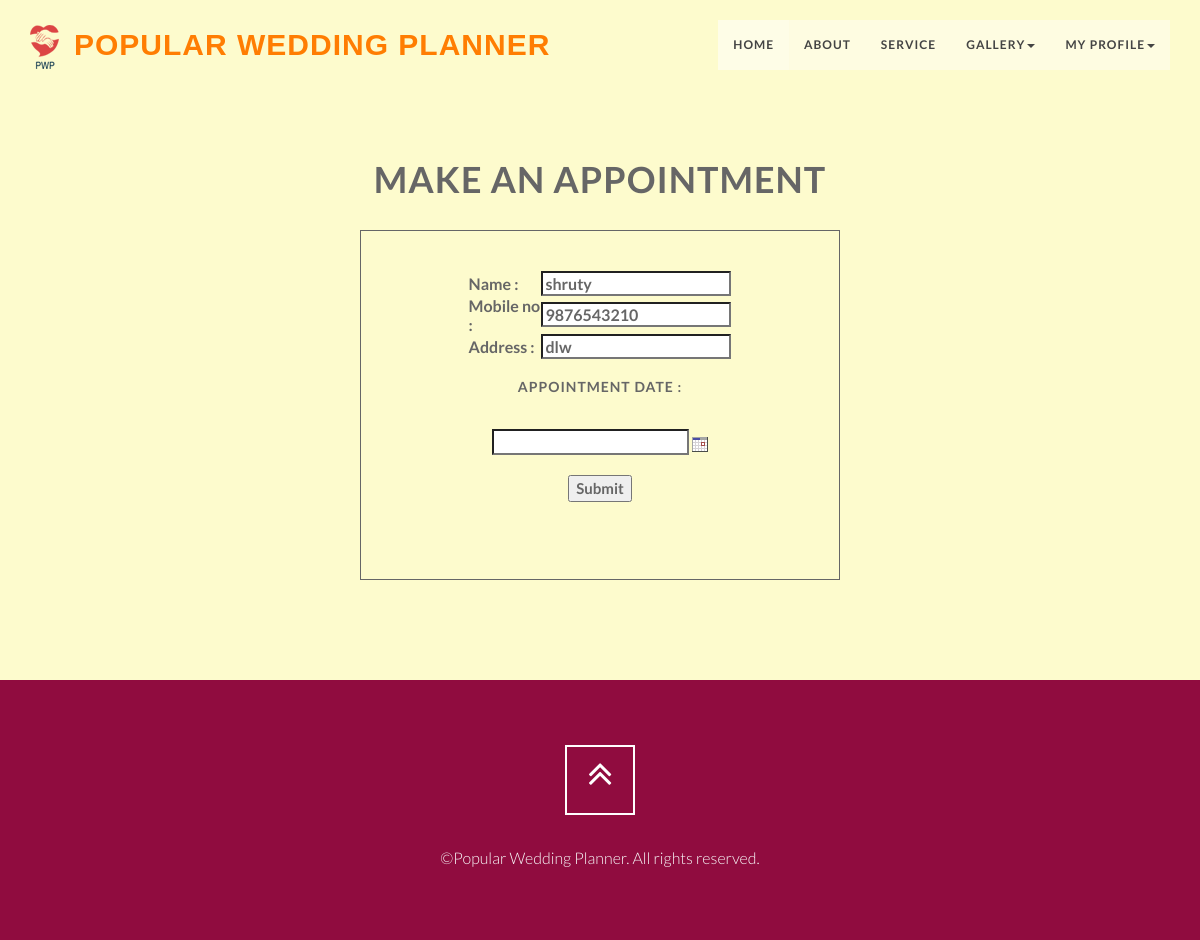
The app's page /date.php (signed in) with its own data.
### tables this page shows
CREATE TABLE `tbl_user` (
  `user_id` int(100) NOT NULL,
  `name` varchar(50) NOT NULL,
  `email` varchar(50) NOT NULL,
  `pass` varchar(20) NOT NULL,
  `gender` varchar(6) NOT NULL,
  `address` varchar(70) NOT NULL,
  `pic` varchar(500) NOT NULL,
  `mob` bigint(10) NOT NULL,
  `dor` date NOT NULL
);

### date.php (the view, shortened to what this page needs)
<?php
$email=$_SESSION['email'];
?>
<html lang="en">
<head>
    <link href="css/bootstrap.min.css" rel="stylesheet" type="text/css">
	<link href="font-awesome/css/font-awesome.min.css" rel="stylesheet" type="text/css">
	<link href="css/animate.css" rel="stylesheet" />
	<link href="css/style.css" rel="stylesheet">
	<link href="color/default.css" rel="stylesheet">
    <link href="css/style1.css" rel="stylesheet" />
</head>
<body id="page-top" data-spy="scroll" data-target=".navbar-custom">
    <nav class="navbar navbar-custom navbar-fixed-top" role="navigation">
        <div class="container">
		<div class="navbar-header page-scroll;" >
                <a class="navbar-brand" href="index.php">
				<img src="pwp.png"></a>
			</div>
            <div class="navbar-header page-scroll">
                <a class="navbar-brand" href="index.php">
                    <h1>Popular Wedding Planner</h1>
                </a>
            </div>
            <div class="collapse navbar-collapse navbar-right navbar-main-collapse">
      <ul class="nav navbar-nav">
        <li class="active"><a href="index.php">Home</a></li>
        <li><a href="about.php">About</a></li>
		<li><a href="doc_view.php">Service</a></li>
		<li class="dropdown">
          <a href="#" class="dropdown-toggle" data-toggle="dropdown">Gallery<b class="caret"></b></a>
        </li>
		<li class="dropdown">
          <a href="#" class="dropdown-toggle" data-toggle="dropdown">My profile<b class="caret"></b></a>
        </li>
      </ul>
            </div>
        </div>
    </nav>
	<br/><br/><br/><br/><br/><br/><br/><br/>
	<h1 align="center">Make an Appointment</h1>
  <div id="outer" >
        <div id="inner">
		 <?php
		 $query1="select * from tbl_user where email='$email'";
         $res1=mysql_query($query1);
         if($row1=mysql_fetch_array($res1,MYSQL_BOTH))
		 ?>
		 <form method="post" action="appointmenttime.php?user_id=<?php echo $row1[0];?>">
		  <br/>
		   <center>
		    <table>
		     <tr><th>Name : </th><th><input type="text" name="name" readonly="readonly" value=<?php echo $row1[1]; ?>></th></tr>
			 <tr><th>Mobile no : </th><th><input type="text" name="mob" readonly="readonly" value=<?php echo $row1[7]; ?>></th></tr>
			 <tr><th>Address : </th><th><input type="text" name="address" readonly="readonly" value=<?php echo $row1[5]; ?>></th></tr>
			 </table></center>
			 <br>
			<center> <input type="hidden" name="todate" id="todate" value="<?php echo $tdate; ?>">
             <h5><b> Appointment Date :</h5></b><label for="select"></label></center>
            <center> <input type="Text" id="demo1" maxlength="25" size="25" onclick="show_alert()" name="dateofbirth" readonly  class="validate[required]"  onchange="CheckDate()"/>
             <img src="cal.gif" onclick="javascript:NewCssCal ('demo1','ddMMyyyy','','','','','future')"  style="cursor:pointer"/></center>
			 <br/>
             <center><b><input type="submit" name="submit" style="font-size:15;"></b></center>
		 </form>
         </div>
     </div>	</br>	</br>	</br>	</br>	</br>
	<footer>
		<div class="container">
			<div class="row">
				<div class="col-md-12 col-lg-12">
					<div class="wow shake" data-wow-delay="0.4s">
					<div class="page-scroll marginbot-30">
						<a href="#intro" id="totop" class="btn btn-circle">
							<i class="fa fa-angle-double-up animated"></i>
						</a>
					</div>
					</div>
					<p>&copy;Popular Wedding Planner. All rights reserved.</p>
				</div>
			</div>
		</div>
	</footer>
</body>
</html>

### css/style.css (style rules this page uses)
body { width: 100%; height: 100%; font-family: 'Lato',sans-serif; font-weight: 300; color: #666; background-color: #fff; }
html { width: 100%; height: 100%; }
h1, h2, h3, h4, h5, h6 { margin: 0 0 30px; text-transform: uppercase; font-family: Lato,sans-serif; font-weight: 700; letter-spacing: 1px; }
p { margin: 0 0 20px; font-size: 16px; line-height: 1.6em; }
a { color: #28c3ab; -webkit-transition: all .2s ease-in-out; -moz-transition: all .2s ease-in-out; transition: all .2s ease-in-out; }
.navbar { margin-bottom: 0; border-bottom: 1px solid rgba(255,255,255,.3); }
.navbar-brand { font-weight: 700; }
.navbar-brand { height: 40px; padding: 5px 15px; font-size: 18px; line-height: 1em; }
.navbar-brand h1 { color: #FF7D02; font-size: 30px; line-height: 40px; font-family:Monotype Corsiva,sans-serif; }
.nav.navbar-nav { background-color: rgba(255,255,255,.4); }
.navbar-custom ul.nav li a { font-size: 12px; letter-spacing: 1px; color: #444; text-transform: uppercase; font-weight: 700; }
.navbar-custom .nav li a { -webkit-transition: background .3s ease-in-out; -moz-transition: background .3s ease-in-out; transition: background .3s ease-in-out; }
.navbar-custom .nav li a:hover, .navbar-custom .nav li a:focus, .navbar-custom .nav li.active { outline: 0; background-color: rgba(255,255,255,.2); }
.marginbot-30 { margin-bottom:30px !important; }
footer { text-align: center; padding: 50px 0 ; }
footer p { color: #f8f8f8; }
.btn { border-radius: 0; text-transform: uppercase; font-family: Montserrat,sans-serif; font-weight: 400; -webkit-transition: all .3s ease-in-out; -moz-transition: all .3s ease-in-out; transition: all .3s ease-in-out; }
.btn-circle { width: 70px; height: 70px; margin-top: 15px; padding: 7px 16px; border: 2px solid #fff; border-radius: 50%; font-size: 40px; color: #fff; background: 0 0; -webkit-transition: background .3s ease-in-out; -moz-transition: background .3s ease-in-out; transition: background .3s ease-in-out; }
.page-scroll .btn-circle i.animated { -webkit-transition-property: -webkit-transform; -webkit-transition-duration: 1s; -moz-transition-property: -moz-transform; -moz-transition-duration: 1s; }
@media (min-width:767px) { .navbar { padding: 20px 0; border-bottom: 0; letter-spacing: 1px; background: 0 0; -webkit-transition: background .5s ease-in-out,padding .5s ease-in-out; -moz-transition: background .5s ease-in-out,padding .5s ease-in-out; transition: background .5s ease-in-out,padding .5s ease-in-out; } }

### color/default.css (style rules this page uses)
a,.tp-caption a.btn:hover { color: #999; }
footer { background-color: #900C3F; }

### assets/css/overwrite.css (style rules this page uses)
select, textarea, input[type="text"], input[type="password"], input[type="datetime"], input[type="datetime-local"], input[type="date"], input[type="month"], input[type="time"], input[type="week"], input[type="number"], input[type="email"], input[type="url"], input[type="search"], input[type="tel"], input[type="color"], .uneditable-input { -webkit-border-radius: 0; -moz-border-radius: 0; border-radius: 0; }
.btn { text-shadow: none; background-image:none; border-color: none; border-bottom-color: none; -webkit-box-shadow: none; -moz-box-shadow: none; box-shadow: none; }
.btn { outline:0; -webkit-border-radius: 0; -moz-border-radius: 0; border-radius: 0; }
a.btn,.btn:focus { outline:0; }

### date.php (style rules this page uses)
#outer { border:1px solid; width:40%; height:350px; margin:0px auto; background-color:#FDFBCD; }
#inner { margin:0px auto; width:55%; margin-top:20px; }
body { background-color:#FDFBCD; background-size:cover; background-repeat:no-repeat; }

### records on screen
tbl_user: name "shruty", mob "9876543210", address "dlw"
